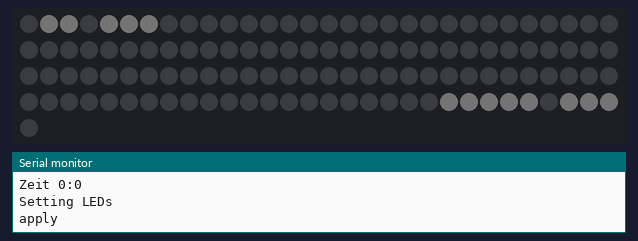
Simulated run of this sketch. Board: ESP8266 (Wemos D1 mini). On the bench: 121 RGB LEDs in strip order, left to right, continuing on the next row, the last lines printed to the serial monitor. Dim RGB values are drawn brighter than linear.

Above: at 5.65 s.
At 21.3 s:
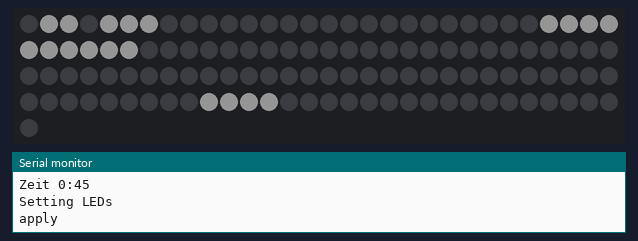
At 33.0 s:
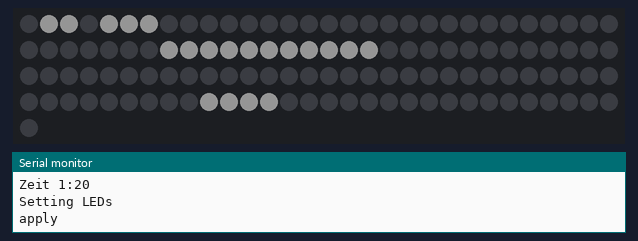
At 38.0 s:
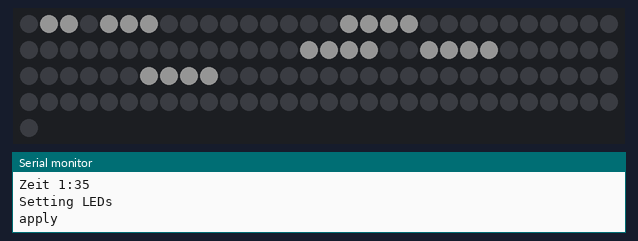

The sketch:

Wortuhr.ino
```cpp
/*

Wortuhr_FastLED

based on D1 mini (LED: D3)
and DS1302 RTC (Rst: D6, IO: D7, CLK: D8)

*/

#include <Time.h>
#include "hardware.h"
#include "leds.h"
#include "rtc.h"

void setup() {
  // Setup Serial connection for debug
  Serial.begin(9600);
#ifdef WORDCLOCK_TEST
  Serial.println("Test mode");
#endif
  delay( 3000 ); // power-up safety delay
#ifdef WORDCLOCK_TEST
  Serial.println("LEDs setup");
#endif
  leds_setup();
#ifdef WORDCLOCK_TEST
  Serial.println("RTC setup");
#endif
  rtc_setup();
  delay(2000);
}

// Loop through changing R, G, and B colors
// Each color fades in from off (i=0) to fully on (i=255)
void loop() {
  int stunde;
  int minute;
#ifdef WORDCLOCK_TEST
  for (int stunde = 0; stunde < 24; stunde++) {
    for (int minute = 0; minute < 60; minute += 5) {
#else
  stunde = rtc_read(0);
  minute = rtc_read(1);
#endif
  Serial.print("Zeit ");
  Serial.print(stunde);
  Serial.write(':');
  Serial.print(minute);
  Serial.println();
  leds_set(stunde, minute);
#ifdef WORDCLOCK_TEST
      delay(1000);
    }
  }
#else
  delay(10000);
#endif
}
```

hardware.h
```cpp
#include <Arduino.h>
// D1 mini

#define BRIGHTNESS    66
#define LED_TYPE  WS2811
#define COLOR_ORDER  GRB
#define LED_PIN       D3

// Set pins: RST,IO,CLK
#define RTC_RST       D6
#define RTC_IO        D7
#define RTC_CLK       D8
#define WORDCLOCK_TEST 1
```

led_matrix.h
```cpp
/*
 *    1   2   3   4   5   6   7   8   9  10  11
 *   Neu  E   s   r   i   s   t   a   ¢   k  ab
 *   22  21  20  19  18  17  16  15  14  13  12
 *    2   0   f   ü   n   f   z   e   h   n   e
 *   23  24  25  26  27  28  29  30  31  32  33
 *    d   r   e   i   v   i   e   r   t   e   l
 *   44  43  42  41  40  39  38  37  36  35  34
 *    z   w   a   n   z   i   g   t   v   o   r
 *   45  46  47  48  49  50  51  52  53  54  55
 *    n   a   c   h   1   6   h   a   l   b   k
 *   66  65  64  63  62  61  60  59  58  57  56
 *    a   s   e   c   h   s   i   e   b   e   n
 *   67  68  69  70  71  72  73  74  75  76  77
 *    z   w   e   i   e   l   f   d   r   e   i
 *   88  87  86  85  84  83  82  81  80  79  78
 *    v   i   e   r   b   y   t   f   ü   n   f
 *   89  90  91  92  93  94  95  96  97  98  99
 *    k   a   c   h   t   K   l   a   u   s   w
 *  110 109 108 107 106 105 104 103 102 101 100
 *    z   e   h   n   e   u   n   e   i   n   s
 *  111 112 113 114 115 116 117 118 119 120 121
 *   zu   z   w   ö   l   f   k   U   h   r Vol
 */

byte w_es[] = {1, 2};
byte w_ist[] = {4, 3};
byte w_fuenf_m[] = {16, 4};
byte w_zehn_m[] = {12, 4};
byte w_dreiviertel[] = {22, 11};
byte w_viertel[] = {26, 7};
byte w_zwanzig[] = {37, 7};
byte w_vor[] = {33, 3};
byte w_nach[] = {44, 4};
byte w_halb[] = {50, 4};
byte w_sechs[] = {60, 5};
byte w_sieben[] = {55, 6};
byte w_zwei[] = {66, 4};
byte w_elf[] = {70, 3};
byte w_drei[] = {73, 4};
byte w_vier[] = {84, 4};
byte w_fuenf_s[] = {77, 4};
byte w_acht[] = {89, 4};
byte w_klaus[] = {93, 5};
byte w_zehn_s[] = {106, 4};
byte w_neun[] = {103, 4};
byte w_eins[] = {99, 4};
byte w_zwoelf[] = {111, 5};
byte w_uhr[] = {117, 3};
byte w_2016[] = {19, 4};
byte w_by[] = {82, 2};

byte *a_stunden[] = {w_zwoelf, w_eins, w_zwei, w_drei, w_vier, w_fuenf_s, w_sechs, w_sieben, w_acht, w_neun, w_zehn_s, w_elf};
/* 5-minute chunks   0      5          10        15         20         25         30      35         40         45         50        55 */
byte *a_minuten[] = {w_uhr, w_fuenf_m, w_zehn_m, w_viertel, w_zwanzig, w_fuenf_m, w_halb, w_fuenf_m, w_zwanzig, w_viertel, w_zehn_m, w_fuenf_m};
```

leds.cpp
```cpp
#include <Arduino.h>
#include <FastLED.h>

#include "hardware.h"
#include "leds.h"
#include "led_matrix.h"

// actual RGB values for FastLed
CRGB leds[NUM_LEDS];


// +1/-1 change for leds
int8_t change_leds[NUM_LEDS];

#define FADE_IN 1
#define FADE_OUT -1

void no_change()
{
  for (uint8_t i = 0; i < NUM_LEDS; i++) {
    change_leds[i] = 0;
  }
}

void leds_set_word(byte *word_p) {
  int start = *word_p++;
  int len = *word_p;
  for(int i = start; i < start+len; i++) {
    change_leds[i] = FADE_IN;
  }
}

//
// apply change_leds to current_leds to leds by fading
//
void leds_apply() {
  Serial.println("apply");

  // fully setup change_leds
  for (uint8_t i = 0; i < NUM_LEDS; i++) {
     if (leds[i]) {
       // leds is 'on'
       if (change_leds[i] == 0) {
         // must be dimmed down
         change_leds[i] = FADE_OUT;
       }
       else if (change_leds[i] == FADE_IN) {
         // stays on
         change_leds[i] = 0;
       }
     }
  }
#define FADE_STEPS 20
  // apply change_leds to leds
  int rate = BRIGHTNESS / FADE_STEPS + 1;
  CRGB r = CRGB(rate,rate,rate);
  for (uint8_t s = 0; s < FADE_STEPS; s++) {
    for (uint8_t i = 0; i < NUM_LEDS; i++) {
      if (change_leds[i] == FADE_IN) {
        leds[i] += r;
      }
      else if (change_leds[i] == FADE_OUT) {
        leds[i] -= r;
      }
    }
    FastLED.show();
    delay(30);
  }
  no_change();
}

void leds_setup() {
  FastLED.addLeds<NEOPIXEL, LED_PIN>(leds, NUM_LEDS);
  FastLED.setBrightness(  BRIGHTNESS );
  no_change();
  fill_solid(leds, NUM_LEDS, CRGB::Black);
  delay(500);
}

void leds_set(int stunde, int minute) {
  int s;
  int m;
#ifdef WORDCLOCK_TEST
  Serial.println("Setting LEDs");
#endif
  s = stunde;
  if (s > 12) {
    s = s - 12;
  }
  leds_set_word(w_es);
  leds_set_word(w_ist);
  m = minute / 5;
  leds_set_word(a_minuten[m]); /* fuenf, zehn, viertel, ... */
  if (minute < 5) {
    // skip
  }
  else if (minute < 25) {
    leds_set_word(w_nach);
  }
  else if (minute < 30) {
    leds_set_word(w_vor);
    leds_set_word(w_halb);
    s++;
  }
  else if (minute < 35) {
    leds_set_word(w_halb);
    s++;
  }
  else if ((minute >= 35) && (minute < 40)) {
    leds_set_word(w_nach);
    leds_set_word(w_halb);
    s++;
  }
  else if (minute >= 40) {
    leds_set_word(w_vor);
    s++;
  }
  if (s > 11) {
    s = 0;
  }
  leds_set_word(a_stunden[s]);
  if ((s == 1) && (minute < 5)) {
    /* eins -> ein */
    change_leds[99] = FADE_OUT;
  }
  leds_apply();
}
```

leds.h
```cpp
void leds_set_word(byte *word_p);
void leds_apply();
void leds_setup();
void leds_set(int stunde, int minute);

#define NUM_LEDS     121
```

rtc.cpp
```cpp
#include <DS1302.h>
#include "hardware.h"

DS1302 rtc(RTC_RST, RTC_IO, RTC_CLK);

void rtc_setup() {
  // Set the clock to run-mode, and disable the write protection
  rtc.halt(false);
  rtc.writeProtect(false);
}

int rtc_read(int h_or_m) {
  Time t = rtc.time();

  if (h_or_m == 0) {
    return t.hr;
  }
  else {
    return t.min;
  }
}
```

rtc.h
```cpp
void rtc_setup();
int rtc_read(int h_or_m);
```
